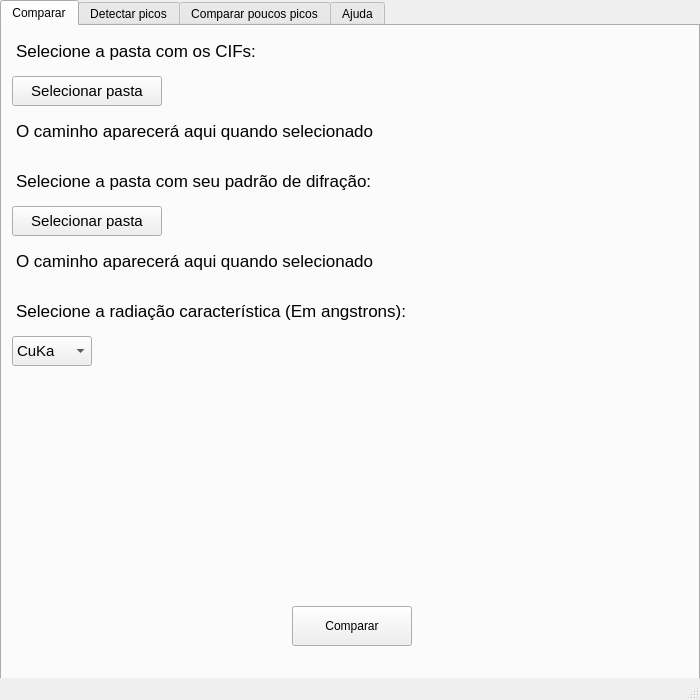
<?xml version="1.0" encoding="UTF-8"?>
<ui version="4.0">
 <class>MainWindow</class>
 <widget class="QMainWindow" name="MainWindow">
  <property name="geometry">
   <rect>
    <x>0</x>
    <y>0</y>
    <width>700</width>
    <height>700</height>
   </rect>
  </property>
  <property name="windowTitle">
   <string>MainWindow</string>
  </property>
  <widget class="QWidget" name="centralwidget">
   <widget class="QTabWidget" name="tabWidget">
    <property name="geometry">
     <rect>
      <x>0</x>
      <y>0</y>
      <width>700</width>
      <height>700</height>
     </rect>
    </property>
    <property name="currentIndex">
     <number>0</number>
    </property>
    <widget class="QWidget" name="tabComparar">
     <attribute name="title">
      <string>Comparar</string>
     </attribute>
     <widget class="QPushButton" name="botaoComparar">
      <property name="geometry">
       <rect>
        <x>290</x>
        <y>580</y>
        <width>120</width>
        <height>40</height>
       </rect>
      </property>
      <property name="text">
       <string>Comparar</string>
      </property>
     </widget>
     <widget class="QLabel" name="labelSelecCIF">
      <property name="geometry">
       <rect>
        <x>0</x>
        <y>0</y>
        <width>700</width>
        <height>50</height>
       </rect>
      </property>
      <property name="font">
       <font>
        <pointsize>13</pointsize>
       </font>
      </property>
      <property name="styleSheet">
       <string notr="true">padding: 10px;</string>
      </property>
      <property name="text">
       <string>Selecione a pasta com os CIFs:</string>
      </property>
      <property name="scaledContents">
       <bool>false</bool>
      </property>
      <property name="alignment">
       <set>Qt::AlignLeading|Qt::AlignLeft|Qt::AlignVCenter</set>
      </property>
      <property name="wordWrap">
       <bool>true</bool>
      </property>
     </widget>
     <widget class="QPushButton" name="botaoSelecCIF">
      <property name="geometry">
       <rect>
        <x>10</x>
        <y>50</y>
        <width>150</width>
        <height>30</height>
       </rect>
      </property>
      <property name="font">
       <font>
        <pointsize>11</pointsize>
       </font>
      </property>
      <property name="text">
       <string>Selecionar pasta</string>
      </property>
     </widget>
     <widget class="QLabel" name="labelCaminhoCIFs">
      <property name="geometry">
       <rect>
        <x>0</x>
        <y>80</y>
        <width>700</width>
        <height>50</height>
       </rect>
      </property>
      <property name="font">
       <font>
        <pointsize>13</pointsize>
       </font>
      </property>
      <property name="styleSheet">
       <string notr="true">padding: 10px;</string>
      </property>
      <property name="text">
       <string>O caminho aparecerá aqui quando selecionado</string>
      </property>
      <property name="alignment">
       <set>Qt::AlignLeading|Qt::AlignLeft|Qt::AlignVCenter</set>
      </property>
     </widget>
     <widget class="QLabel" name="labelSelecPadrao">
      <property name="geometry">
       <rect>
        <x>0</x>
        <y>130</y>
        <width>700</width>
        <height>50</height>
       </rect>
      </property>
      <property name="font">
       <font>
        <pointsize>13</pointsize>
       </font>
      </property>
      <property name="styleSheet">
       <string notr="true">padding: 10px;</string>
      </property>
      <property name="text">
       <string>Selecione a pasta com seu padrão de difração:</string>
      </property>
      <property name="alignment">
       <set>Qt::AlignLeading|Qt::AlignLeft|Qt::AlignVCenter</set>
      </property>
     </widget>
     <widget class="QPushButton" name="botaoSelecPadrao">
      <property name="geometry">
       <rect>
        <x>10</x>
        <y>180</y>
        <width>150</width>
        <height>30</height>
       </rect>
      </property>
      <property name="font">
       <font>
        <pointsize>11</pointsize>
       </font>
      </property>
      <property name="text">
       <string>Selecionar pasta</string>
      </property>
     </widget>
     <widget class="QLabel" name="labelCaminhoPadrao">
      <property name="geometry">
       <rect>
        <x>0</x>
        <y>210</y>
        <width>700</width>
        <height>50</height>
       </rect>
      </property>
      <property name="font">
       <font>
        <pointsize>13</pointsize>
       </font>
      </property>
      <property name="styleSheet">
       <string notr="true">padding: 10px;</string>
      </property>
      <property name="text">
       <string>O caminho aparecerá aqui quando selecionado</string>
      </property>
      <property name="alignment">
       <set>Qt::AlignLeading|Qt::AlignLeft|Qt::AlignVCenter</set>
      </property>
     </widget>
     <widget class="QLabel" name="labelSelecRadiacao">
      <property name="geometry">
       <rect>
        <x>0</x>
        <y>260</y>
        <width>700</width>
        <height>50</height>
       </rect>
      </property>
      <property name="font">
       <font>
        <pointsize>13</pointsize>
       </font>
      </property>
      <property name="styleSheet">
       <string notr="true">padding: 10px;</string>
      </property>
      <property name="text">
       <string>Selecione a radiação característica (Em angstrons):</string>
      </property>
      <property name="alignment">
       <set>Qt::AlignLeading|Qt::AlignLeft|Qt::AlignVCenter</set>
      </property>
     </widget>
     <widget class="QComboBox" name="caixaRadiacoes">
      <property name="geometry">
       <rect>
        <x>10</x>
        <y>310</y>
        <width>80</width>
        <height>30</height>
       </rect>
      </property>
      <property name="font">
       <font>
        <pointsize>11</pointsize>
       </font>
      </property>
      <item>
       <property name="text">
        <string>CuKa</string>
       </property>
      </item>
      <item>
       <property name="text">
        <string>CuKa1</string>
       </property>
      </item>
      <item>
       <property name="text">
        <string>CuKa2</string>
       </property>
      </item>
      <item>
       <property name="text">
        <string>CuKb1</string>
       </property>
      </item>
      <item>
       <property name="text">
        <string>CoKb1</string>
       </property>
      </item>
      <item>
       <property name="text">
        <string>CoKa1</string>
       </property>
      </item>
      <item>
       <property name="text">
        <string>CoKa2</string>
       </property>
      </item>
      <item>
       <property name="text">
        <string>CoKa</string>
       </property>
      </item>
      <item>
       <property name="text">
        <string>FeKb1</string>
       </property>
      </item>
      <item>
       <property name="text">
        <string>FeKa1</string>
       </property>
      </item>
      <item>
       <property name="text">
        <string>FeKa2</string>
       </property>
      </item>
      <item>
       <property name="text">
        <string>FeKa</string>
       </property>
      </item>
      <item>
       <property name="text">
        <string>CrKb1</string>
       </property>
      </item>
      <item>
       <property name="text">
        <string>CrKa1</string>
       </property>
      </item>
      <item>
       <property name="text">
        <string>CrKa2</string>
       </property>
      </item>
      <item>
       <property name="text">
        <string>CrKa</string>
       </property>
      </item>
      <item>
       <property name="text">
        <string>MoKa</string>
       </property>
      </item>
      <item>
       <property name="text">
        <string>MoKa1</string>
       </property>
      </item>
      <item>
       <property name="text">
        <string>MoKa2</string>
       </property>
      </item>
      <item>
       <property name="text">
        <string>MoKb1</string>
       </property>
      </item>
      <item>
       <property name="text">
        <string>AgKa</string>
       </property>
      </item>
      <item>
       <property name="text">
        <string>AgKa1</string>
       </property>
      </item>
      <item>
       <property name="text">
        <string>AgKa2</string>
       </property>
      </item>
      <item>
       <property name="text">
        <string>AgKb1</string>
       </property>
      </item>
     </widget>
    </widget>
    <widget class="QWidget" name="tabDetectar">
     <attribute name="title">
      <string>Detectar picos</string>
     </attribute>
     <widget class="QLabel" name="labelImagemGrafico">
      <property name="geometry">
       <rect>
        <x>0</x>
        <y>130</y>
        <width>700</width>
        <height>460</height>
       </rect>
      </property>
      <property name="text">
       <string/>
      </property>
     </widget>
     <widget class="QLabel" name="labelSelecionarPadraoNoTodo">
      <property name="geometry">
       <rect>
        <x>0</x>
        <y>0</y>
        <width>260</width>
        <height>50</height>
       </rect>
      </property>
      <property name="font">
       <font>
        <pointsize>13</pointsize>
       </font>
      </property>
      <property name="styleSheet">
       <string notr="true">Padding: 10px;</string>
      </property>
      <property name="text">
       <string>Selecione o arquivo .xy:</string>
      </property>
     </widget>
     <widget class="QLabel" name="labelCaminhoPadraoNoTodo">
      <property name="geometry">
       <rect>
        <x>0</x>
        <y>50</y>
        <width>700</width>
        <height>50</height>
       </rect>
      </property>
      <property name="font">
       <font>
        <pointsize>13</pointsize>
       </font>
      </property>
      <property name="styleSheet">
       <string notr="true">padding: 10px;</string>
      </property>
      <property name="text">
       <string>O caminho aparecerá aqui quando selecionado</string>
      </property>
      <property name="alignment">
       <set>Qt::AlignLeading|Qt::AlignLeft|Qt::AlignVCenter</set>
      </property>
     </widget>
     <widget class="QPushButton" name="botaoSelecionarArquivoXy">
      <property name="geometry">
       <rect>
        <x>260</x>
        <y>13</y>
        <width>150</width>
        <height>30</height>
       </rect>
      </property>
      <property name="font">
       <font>
        <pointsize>11</pointsize>
       </font>
      </property>
      <property name="text">
       <string>Selecionar arquivo</string>
      </property>
     </widget>
     <widget class="QComboBox" name="caixaSelecionaLimite">
      <property name="geometry">
       <rect>
        <x>330</x>
        <y>100</y>
        <width>120</width>
        <height>30</height>
       </rect>
      </property>
      <property name="font">
       <font>
        <pointsize>11</pointsize>
       </font>
      </property>
      <item>
       <property name="text">
        <string>Automático</string>
       </property>
      </item>
     </widget>
     <widget class="QLabel" name="labelLimite">
      <property name="geometry">
       <rect>
        <x>0</x>
        <y>100</y>
        <width>90</width>
        <height>30</height>
       </rect>
      </property>
      <property name="font">
       <font>
        <pointsize>13</pointsize>
       </font>
      </property>
      <property name="text">
       <string>Limite:</string>
      </property>
      <property name="alignment">
       <set>Qt::AlignCenter</set>
      </property>
     </widget>
     <widget class="QPushButton" name="pushButton">
      <property name="geometry">
       <rect>
        <x>120</x>
        <y>590</y>
        <width>170</width>
        <height>30</height>
       </rect>
      </property>
      <property name="font">
       <font>
        <pointsize>11</pointsize>
       </font>
      </property>
      <property name="text">
       <string>Salvar figura (.png)</string>
      </property>
     </widget>
     <widget class="QPushButton" name="pushButton_2">
      <property name="geometry">
       <rect>
        <x>300</x>
        <y>590</y>
        <width>200</width>
        <height>30</height>
       </rect>
      </property>
      <property name="font">
       <font>
        <pointsize>11</pointsize>
       </font>
      </property>
      <property name="text">
       <string>Importar ângulos (.xlsx)</string>
      </property>
     </widget>
     <widget class="QPushButton" name="pushButton_3">
      <property name="geometry">
       <rect>
        <x>10</x>
        <y>590</y>
        <width>100</width>
        <height>30</height>
       </rect>
      </property>
      <property name="font">
       <font>
        <pointsize>11</pointsize>
       </font>
      </property>
      <property name="text">
       <string>Detectar</string>
      </property>
     </widget>
     <widget class="QLabel" name="labelValorLimite">
      <property name="geometry">
       <rect>
        <x>90</x>
        <y>100</y>
        <width>90</width>
        <height>30</height>
       </rect>
      </property>
      <property name="font">
       <font>
        <pointsize>13</pointsize>
       </font>
      </property>
      <property name="text">
       <string>-</string>
      </property>
      <property name="alignment">
       <set>Qt::AlignCenter</set>
      </property>
     </widget>
     <widget class="QLabel" name="labelAjustarLimite">
      <property name="geometry">
       <rect>
        <x>180</x>
        <y>100</y>
        <width>150</width>
        <height>30</height>
       </rect>
      </property>
      <property name="font">
       <font>
        <pointsize>13</pointsize>
       </font>
      </property>
      <property name="text">
       <string>Ajustar limite:</string>
      </property>
      <property name="alignment">
       <set>Qt::AlignCenter</set>
      </property>
     </widget>
    </widget>
    <widget class="QWidget" name="tabCompararPoucosPicos">
     <attribute name="title">
      <string>Comparar poucos picos</string>
     </attribute>
     <widget class="QLabel" name="labelAdicionarPicos">
      <property name="geometry">
       <rect>
        <x>0</x>
        <y>130</y>
        <width>700</width>
        <height>50</height>
       </rect>
      </property>
      <property name="font">
       <font>
        <pointsize>13</pointsize>
       </font>
      </property>
      <property name="styleSheet">
       <string notr="true">Padding: 10px;</string>
      </property>
      <property name="text">
       <string>Adicione até 5 picos (2theta graus):</string>
      </property>
     </widget>
     <widget class="QComboBox" name="comboBoxPico1">
      <property name="geometry">
       <rect>
        <x>10</x>
        <y>180</y>
        <width>100</width>
        <height>30</height>
       </rect>
      </property>
      <property name="font">
       <font>
        <pointsize>11</pointsize>
       </font>
      </property>
      <item>
       <property name="text">
        <string>Vazio</string>
       </property>
      </item>
     </widget>
     <widget class="QComboBox" name="comboBoxPico2">
      <property name="geometry">
       <rect>
        <x>120</x>
        <y>180</y>
        <width>100</width>
        <height>30</height>
       </rect>
      </property>
      <property name="font">
       <font>
        <pointsize>11</pointsize>
       </font>
      </property>
      <item>
       <property name="text">
        <string>Vazio</string>
       </property>
      </item>
     </widget>
     <widget class="QComboBox" name="comboBoxPico3">
      <property name="geometry">
       <rect>
        <x>230</x>
        <y>180</y>
        <width>100</width>
        <height>30</height>
       </rect>
      </property>
      <property name="font">
       <font>
        <pointsize>11</pointsize>
       </font>
      </property>
      <item>
       <property name="text">
        <string>Vazio</string>
       </property>
      </item>
     </widget>
     <widget class="QComboBox" name="comboBoxPico4">
      <property name="geometry">
       <rect>
        <x>340</x>
        <y>180</y>
        <width>100</width>
        <height>30</height>
       </rect>
      </property>
      <property name="font">
       <font>
        <pointsize>11</pointsize>
       </font>
      </property>
      <item>
       <property name="text">
        <string>Vazio</string>
       </property>
      </item>
     </widget>
     <widget class="QComboBox" name="comboBoxPico5">
      <property name="geometry">
       <rect>
        <x>450</x>
        <y>180</y>
        <width>100</width>
        <height>30</height>
       </rect>
      </property>
      <property name="font">
       <font>
        <pointsize>11</pointsize>
       </font>
      </property>
      <item>
       <property name="text">
        <string>Vazio</string>
       </property>
      </item>
     </widget>
     <widget class="QLabel" name="labelSelecionarXlsx">
      <property name="geometry">
       <rect>
        <x>0</x>
        <y>0</y>
        <width>700</width>
        <height>50</height>
       </rect>
      </property>
      <property name="font">
       <font>
        <pointsize>13</pointsize>
       </font>
      </property>
      <property name="styleSheet">
       <string notr="true">Padding: 10px;</string>
      </property>
      <property name="text">
       <string>Selecione o arquivo .xlsx:</string>
      </property>
     </widget>
     <widget class="QPushButton" name="botaoSelecionarArquivoXlsx">
      <property name="geometry">
       <rect>
        <x>10</x>
        <y>50</y>
        <width>150</width>
        <height>30</height>
       </rect>
      </property>
      <property name="font">
       <font>
        <pointsize>11</pointsize>
       </font>
      </property>
      <property name="text">
       <string>Selecionar arquivo</string>
      </property>
     </widget>
     <widget class="QLabel" name="labelCaminhoXlsx">
      <property name="geometry">
       <rect>
        <x>0</x>
        <y>80</y>
        <width>700</width>
        <height>50</height>
       </rect>
      </property>
      <property name="font">
       <font>
        <pointsize>13</pointsize>
       </font>
      </property>
      <property name="styleSheet">
       <string notr="true">padding: 10px;</string>
      </property>
      <property name="text">
       <string>O caminho aparecerá aqui quando selecionado</string>
      </property>
      <property name="alignment">
       <set>Qt::AlignLeading|Qt::AlignLeft|Qt::AlignVCenter</set>
      </property>
     </widget>
     <widget class="QPushButton" name="botaoComparar_2">
      <property name="geometry">
       <rect>
        <x>290</x>
        <y>580</y>
        <width>120</width>
        <height>40</height>
       </rect>
      </property>
      <property name="text">
       <string>Comparar</string>
      </property>
     </widget>
    </widget>
    <widget class="QWidget" name="tabAjuda">
     <attribute name="title">
      <string>Ajuda</string>
     </attribute>
    </widget>
   </widget>
  </widget>
  <widget class="QMenuBar" name="menubar">
   <property name="geometry">
    <rect>
     <x>0</x>
     <y>0</y>
     <width>700</width>
     <height>26</height>
    </rect>
   </property>
  </widget>
  <widget class="QStatusBar" name="statusbar"/>
 </widget>
 <resources/>
 <connections/>
</ui>
